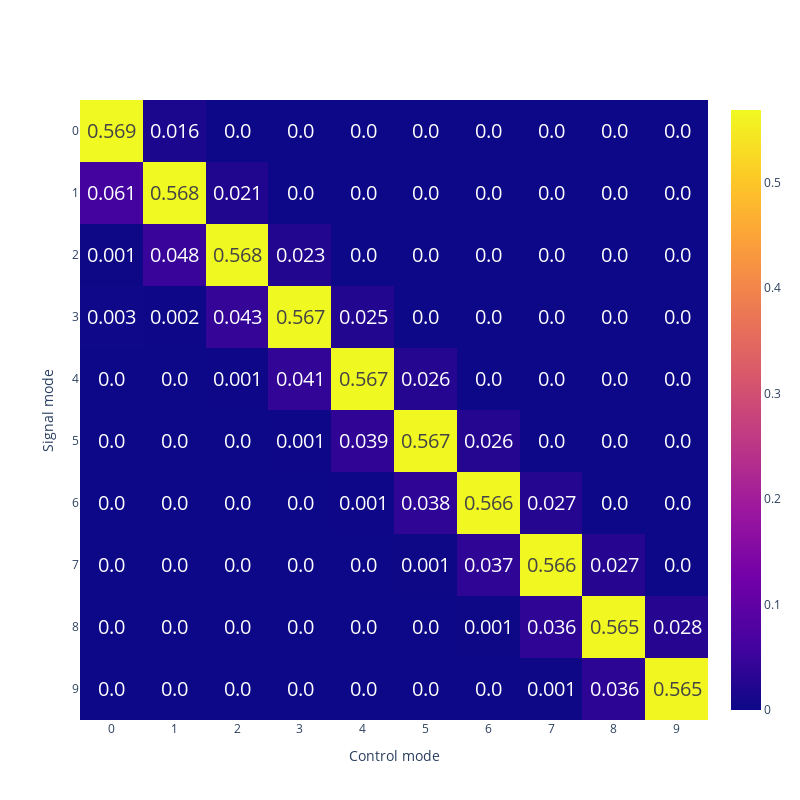

Notebook code for this chart:
### Code cell
number_of_modes = 10
C = 1
Alist_C1, effs_C1, Schmidt_C1, ratio_C1 = mode_matrix(number_of_modes, C)

print(Alist_C1)

plot_matrix([C], [effs_C1],filename = 'Plots/ModeSelectivity_10Modes_C1.pdf')

### Figure 1 — Plotly figure (JSON) as saved in the notebook; plotly's stock layout.template omitted (floating-point values rounded to 4 significant figures)
{"data": [{"name": "C = 1", "text": [["0.0", "0.0", "0.0", "0.0", "0.0", "0.0", "0.0", "0.001", "0.036", "0.565"], ["0.0", "0.0", "0.0", "0.0", "0.0", "0.0", "0.001", "0.036", "0.565", "0.028"], ["0.0", "0.0", "0.0", "0.0", "0.0", "0.001", "0.037", "0.566", "0.027", "0.0"], ["0.0", "0.0", "0.0", "0.0", "0.001", "0.038", "0.566", "0.027", "0.0", "0.0"], ["0.0", "0.0", "0.0", "0.001", "0.039", "0.567", "0.026", "0.0", "0.0", "0.0"], ["0.0", "0.0", "0.001", "0.041", "0.567", "0.026", "0.0", "0.0", "0.0", "0.0"], ["0.003", "0.002", "0.043", "0.567", "0.025", "0.0", "0.0", "0.0", "0.0", "0.0"], ["0.001", "0.048", "0.568", "0.023", "0.0", "0.0", "0.0", "0.0", "0.0", "0.0"], ["0.061", "0.568", "0.021", "0.0", "0.0", "0.0", "0.0", "0.0", "0.0", "0.0"], ["0.569", "0.016", "0.0", "0.0", "0.0", "0.0", "0.0", "0.0", "0.0", "0.0"]], "textfont": {"size": 20}, "texttemplate": "%{text}", "type": "heatmap", "visible": true, "x": [0, 1, 2, 3, 4, 5, 6, 7, 8, 9], "y": [9, 8, 7, 6, 5, 4, 3, 2, 1, 0], "z": [[1.282e-05, 9.364e-06, 8.39e-05, 4.996e-05, 0.0002031, 9.691e-06, 0.0004324, 0.001172, 0.03592, 0.5649], [2.335e-05, 0.0003093, 2.667e-05, 0.0003145, 1.542e-06, 0.0003777, 0.001218, 0.03644, 0.5653, 0.02754], [6.088e-05, 1.919e-07, 0.0004196, 2.262e-06, 0.0002982, 0.001271, 0.03708, 0.5657, 0.02721, 0.0004057], [8.192e-05, 0.0003171, 3.123e-05, 0.0001852, 0.001333, 0.0379, 0.5661, 0.0268, 0.0003883, 7.834e-05], [0.0003493, 0.0001387, 4.85e-05, 0.001406, 0.039, 0.5665, 0.02627, 0.0003667, 6.774e-05, 3.85e-06], [0.0003083, 7.876e-05, 0.001487, 0.04058, 0.567, 0.02556, 0.0003395, 5.651e-05, 3.023e-06, 6.141e-07], [0.002765, 0.001547, 0.04309, 0.5674, 0.02456, 0.0003048, 4.468e-05, 2.218e-06, 4.049e-07, 2.681e-08], [0.001307, 0.04786, 0.5678, 0.02307, 0.0002595, 3.238e-05, 1.462e-06, 2.346e-07, 1.436e-08, 2.468e-09], [0.06141, 0.5682, 0.02062, 0.0001987, 1.998e-05, 7.976e-07, 1.089e-07, 6.06e-09, 9.115e-10, 5.907e-11], [0.5686, 0.0157, 0.0001146, 8.417e-06, 2.837e-07, 3.143e-08, 1.555e-09, 1.991e-10, 1.182e-11, 1.602e-12]]}], "layout": {"height": 800, "legend": {"title": {"text": "Storage efficiency"}}, "sliders": [{"active": 0, "pad": {"t": 50}, "steps": [{"args": [{"visible": [true]}], "label": "C = 1", "method": "update"}]}], "width": 800, "xaxis": {"tickformat": "%d", "tickmode": "array", "ticktext": [0, 1, 2, 3, 4, 5, 6, 7, 8, 9], "tickvals": [0, 1, 2, 3, 4, 5, 6, 7, 8, 9], "title": {"text": "Control mode"}}, "yaxis": {"autorange": "reversed", "tickformat": "%d", "tickmode": "array", "ticktext": [9, 8, 7, 6, 5, 4, 3, 2, 1, 0], "tickvals": [9, 8, 7, 6, 5, 4, 3, 2, 1, 0], "title": {"text": "Signal mode"}}}}
